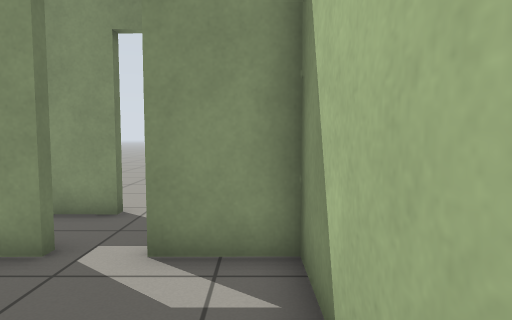
view 1 (above)

16 first-person views from a walk through a robot-simulator world made for Gazebo. The camera is 0.86 m above the floor, tilts 4° down and sees 75° across. The floor is counted in squares, 0.5 m on a side. Each view is taken from the middle of a square. On the plan, view 1 faces up. The plan holds only what a view shows up to about 16 squares ahead; the rest is blank.

view 2
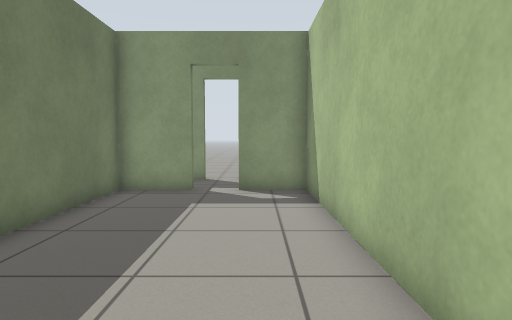

view 3
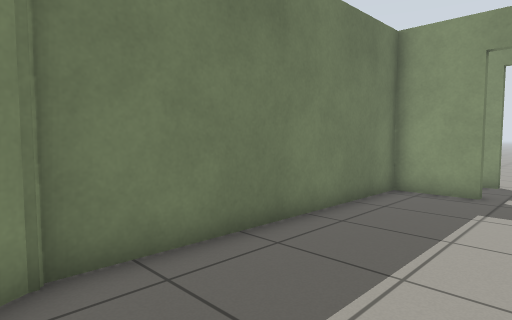

view 4
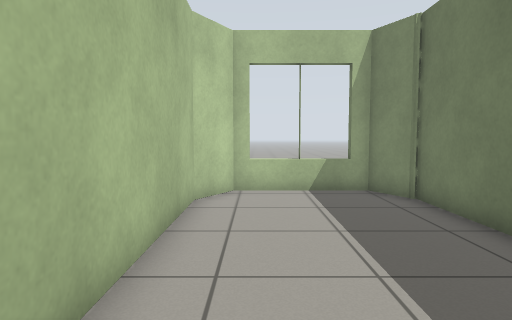

view 5
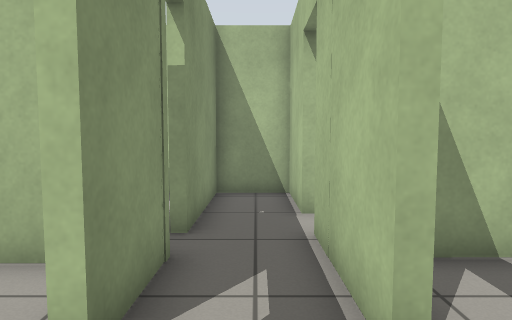

view 6
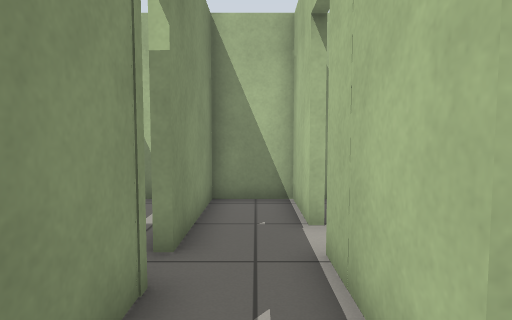

view 7
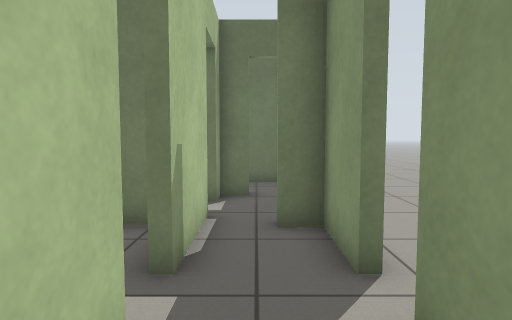

view 8
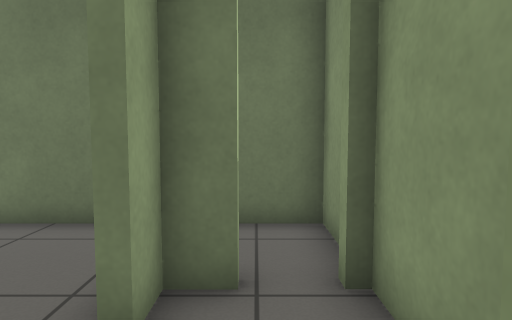

view 9
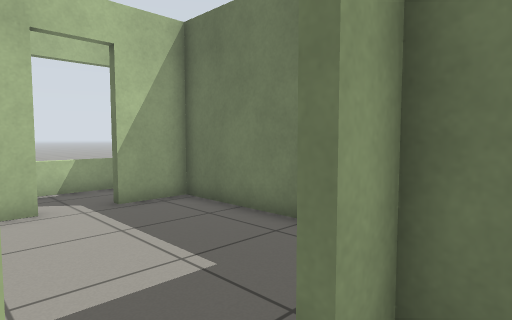

view 10
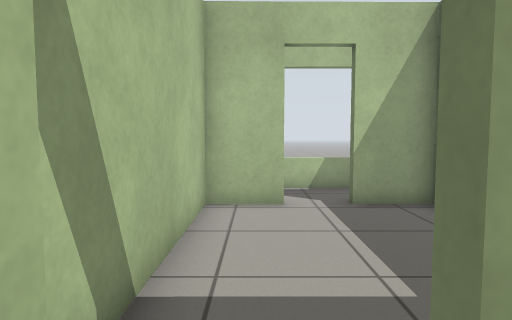

view 11
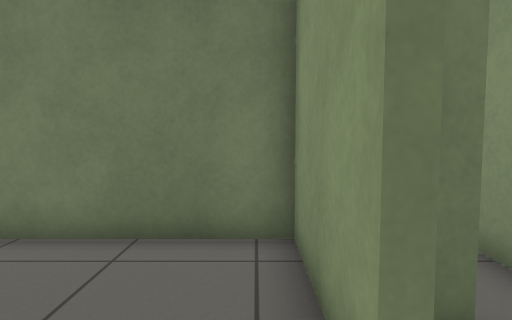

view 12
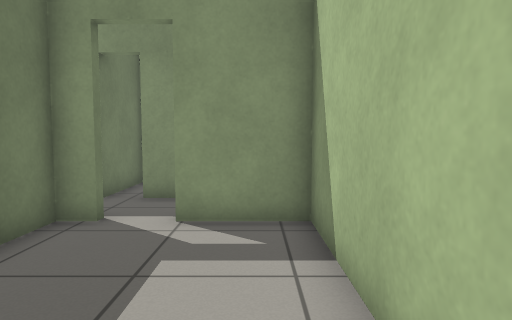

view 13
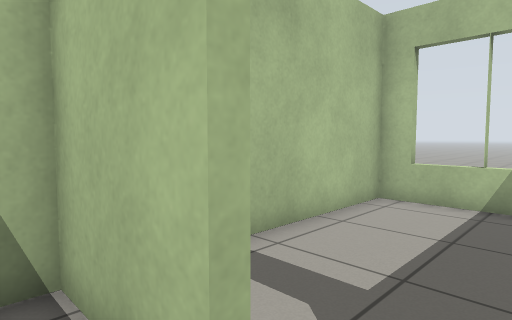

view 14
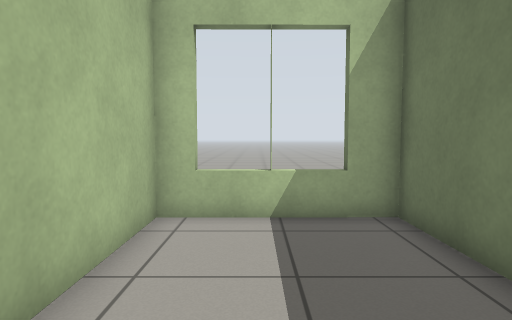

view 15
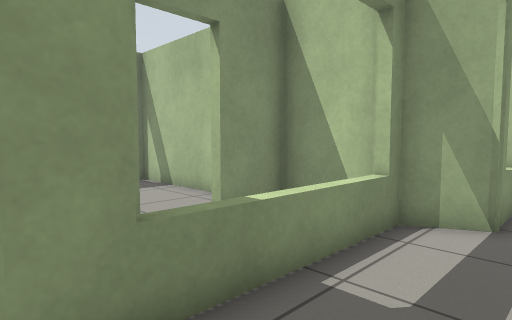

view 16
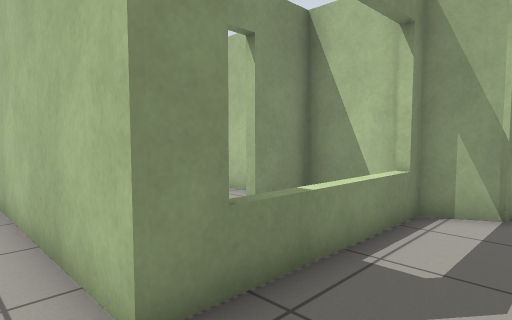

### Floor plan
Points are (right, up) in squares from view 1. A wall is a line through its corners. A room is listed if a view was taken in it or the views show most of it. See-through windows are left out.
Room 1 (views 1, 2, 3, 4)
walls: (-5.4, -5) (-4.6, -6.6) (-0.3, -6.6) (0.7, -5) (0.6, 4.7) (-1.6, 4.7); (-3, 4.7) (-5.4, 4.7) (-5.4, -5.4)
ways out: open door at (-2.5, 5) to room 2
Room 2 (views 5, 6, 7, 8, 9, 10, 13)
walls: (-1.7, 5) (1.8, 5); (-3, 7.3) (-5.4, 7.3) (-5.4, 6.3); (0.7, 7.3) (-1.7, 7.3); (-6.2, 5) (-3, 5); (-6.7, 7.3) (-8.6, 7.3); (3.3, 5) (6.1, 5) (6.1, 7.2) (1.8, 7.2); (-8.6, 5.9) (-8.6, 5) (-7.7, 5)
ways out: open door at (-2.5, 5) to room 1; open door at (-7, 5) to room 3; open door at (2.5, 5) to room 4; open door at (-2.3, 7.3); open door at (1.5, 7)
Room 3 (view 11)
walls: (-7.8, -2.4) (-5.7, -2.3) (-5.7, 4.7); (-7.6, 4.7) (-11.5, 4.7) (-11.5, -2.4) (-9.4, -2.4)
ways out: open door at (-7, 5) to room 2; open door at (-8.5, -2.5)
Room 4 (views 12, 14)
walls: (1, 0.2) (1, -3) (6.1, -3) (6.1, 4.7) (3.4, 4.7); (1.9, 4.7) (0.9, 4.7) (0.9, 3.1)
ways out: open door at (2.5, 5) to room 2
Room 5 (views 15, 16)
walls: (-4.8, -6.9) (-5.5, -5.4) (-11.8, -5.4) (-11.8, 1.7)
Room 6 (no view inside)
walls: (-10.2, 7.3) (-11.5, 7.3) (-11.5, 5.6)
ways out: open door at (-9, 6.5)

Positions as (right, up) in squares from view 1, and headings:
1: (0, 0), facing up
2: (-1, -6), facing up
3: (-1, -6), facing up-left
4: (-1, 4), facing down
5: (-4, 6), facing right
6: (-3, 6), facing right
7: (1, 6), facing left
8: (-5, 6), facing left
9: (-6, 6), facing down-left
10: (-7, 6), facing down
11: (-6, 4), facing left
12: (5, -2), facing up
13: (2, 6), facing down-right
14: (4, 4), facing down
15: (-12, -8), facing up-right
16: (-13, -8), facing up-right
